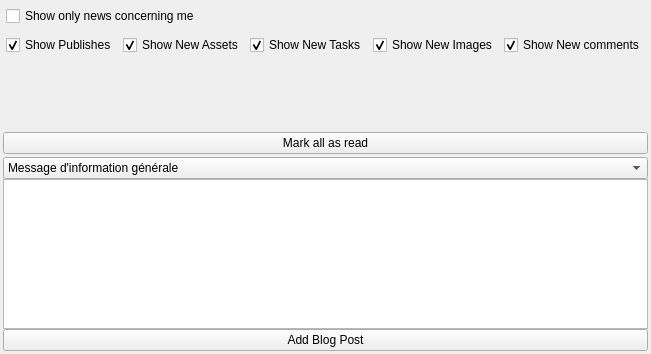
           <widget class="QWidget" name="whatsNewTab">
            <attribute name="title">
             <string>What's New</string>
            </attribute>
            <layout class="QVBoxLayout" name="verticalLayout_31">
             <property name="spacing">
              <number>3</number>
             </property>
             <property name="margin">
              <number>3</number>
             </property>
             <item>
              <widget class="QFrame" name="frame_4">
               <property name="frameShape">
                <enum>QFrame::NoFrame</enum>
               </property>
               <property name="frameShadow">
                <enum>QFrame::Raised</enum>
               </property>
               <layout class="QHBoxLayout" name="horizontalLayout_20">
                <property name="margin">
                 <number>3</number>
                </property>
                <item>
                 <widget class="QCheckBox" name="showOnlyMeWhatsNew">
                  <property name="text">
                   <string>Show only news concerning me</string>
                  </property>
                 </widget>
                </item>
               </layout>
              </widget>
             </item>
             <item>
              <widget class="QFrame" name="filterNewsByTypeFrame">
               <property name="frameShape">
                <enum>QFrame::NoFrame</enum>
               </property>
               <property name="frameShadow">
                <enum>QFrame::Raised</enum>
               </property>
               <layout class="QHBoxLayout" name="horizontalLayout_3">
                <property name="margin">
                 <number>3</number>
                </property>
                <item>
                 <widget class="QCheckBox" name="showNewPublishesCheckBox">
                  <property name="text">
                   <string>Show Publishes</string>
                  </property>
                  <property name="checked">
                   <bool>true</bool>
                  </property>
                 </widget>
                </item>
                <item>
                 <widget class="QCheckBox" name="showNewAssetsCheckBox">
                  <property name="text">
                   <string>Show New Assets</string>
                  </property>
                  <property name="checked">
                   <bool>true</bool>
                  </property>
                 </widget>
                </item>
                <item>
                 <widget class="QCheckBox" name="showNewTasksCheckBox">
                  <property name="text">
                   <string>Show New Tasks</string>
                  </property>
                  <property name="checked">
                   <bool>true</bool>
                  </property>
                 </widget>
                </item>
                <item>
                 <widget class="QCheckBox" name="showNewImagesCheckBox">
                  <property name="text">
                   <string>Show New Images</string>
                  </property>
                  <property name="checked">
                   <bool>true</bool>
                  </property>
                 </widget>
                </item>
                <item>
                 <widget class="QCheckBox" name="showNewCommentsCheckBox">
                  <property name="text">
                   <string>Show New comments</string>
                  </property>
                  <property name="checked">
                   <bool>true</bool>
                  </property>
                 </widget>
                </item>
               </layout>
              </widget>
             </item>
             <item>
              <widget class="QScrollArea" name="newsFeedScrollArea">
               <property name="frameShape">
                <enum>QFrame::NoFrame</enum>
               </property>
               <property name="widgetResizable">
                <bool>true</bool>
               </property>
               <widget class="QWidget" name="newsFeedScrollAreaWidgetContents">
                <property name="geometry">
                 <rect>
                  <x>0</x>
                  <y>0</y>
                  <width>1043</width>
                  <height>555</height>
                 </rect>
                </property>
               </widget>
              </widget>
             </item>
             <item>
              <widget class="QPushButton" name="markAllNewsAsReadBtn">
               <property name="text">
                <string>Mark all as read</string>
               </property>
              </widget>
             </item>
             <item>
              <widget class="QFrame" name="addBlogPostFrame">
               <property name="maximumSize">
                <size>
                 <width>16777215</width>
                 <height>200</height>
                </size>
               </property>
               <property name="frameShape">
                <enum>QFrame::NoFrame</enum>
               </property>
               <property name="frameShadow">
                <enum>QFrame::Raised</enum>
               </property>
               <layout class="QVBoxLayout" name="verticalLayout_9">
                <property name="spacing">
                 <number>0</number>
                </property>
                <property name="margin">
                 <number>0</number>
                </property>
                <item>
                 <widget class="QComboBox" name="blogPostTitleComboBox">
                  <item>
                   <property name="text">
                    <string>Message d'information générale</string>
                   </property>
                  </item>
                  <item>
                   <property name="text">
                    <string>Avertissement</string>
                   </property>
                  </item>
                 </widget>
                </item>
                <item>
                 <widget class="QTextEdit" name="addNewBlogPostTextEdit">
                  <property name="maximumSize">
                   <size>
                    <width>16777215</width>
                    <height>150</height>
                   </size>
                  </property>
                 </widget>
                </item>
                <item>
                 <widget class="QPushButton" name="addNewBlogPostBtn">
                  <property name="text">
                   <string>Add Blog Post</string>
                  </property>
                 </widget>
                </item>
               </layout>
              </widget>
             </item>
            </layout>
           </widget>
